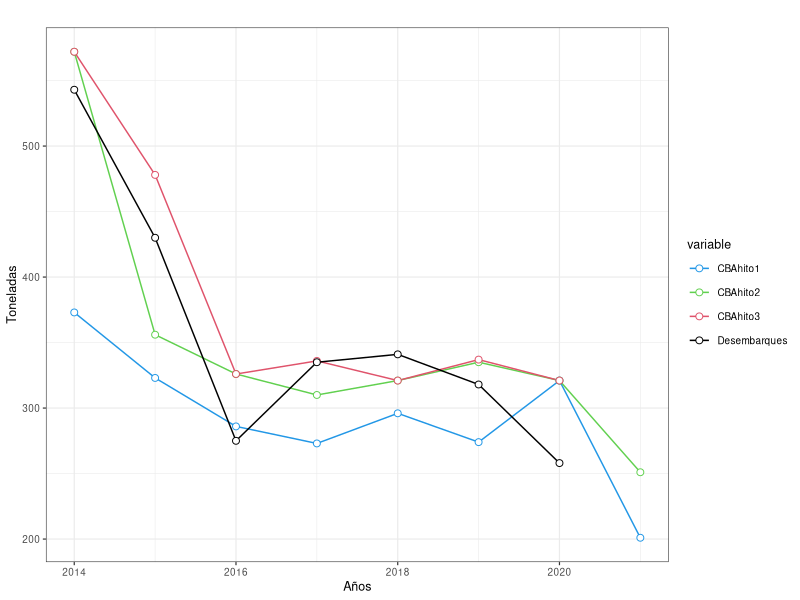
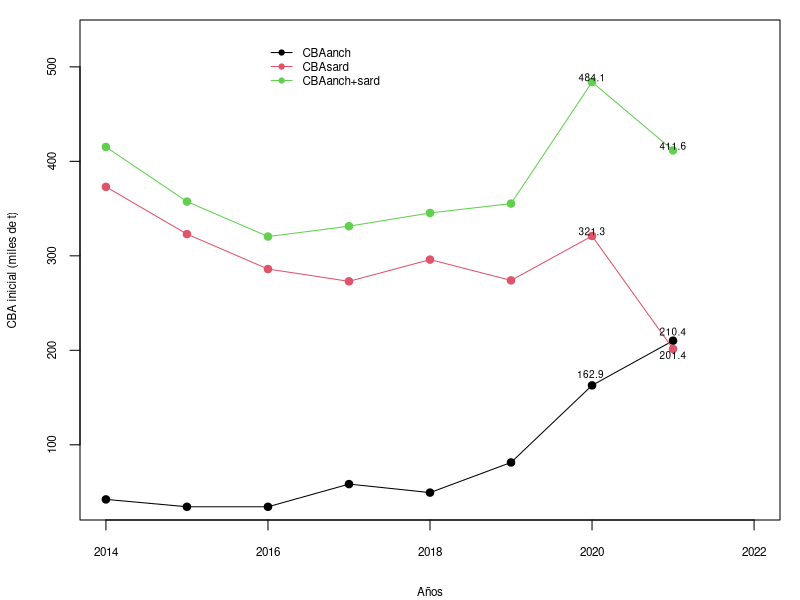
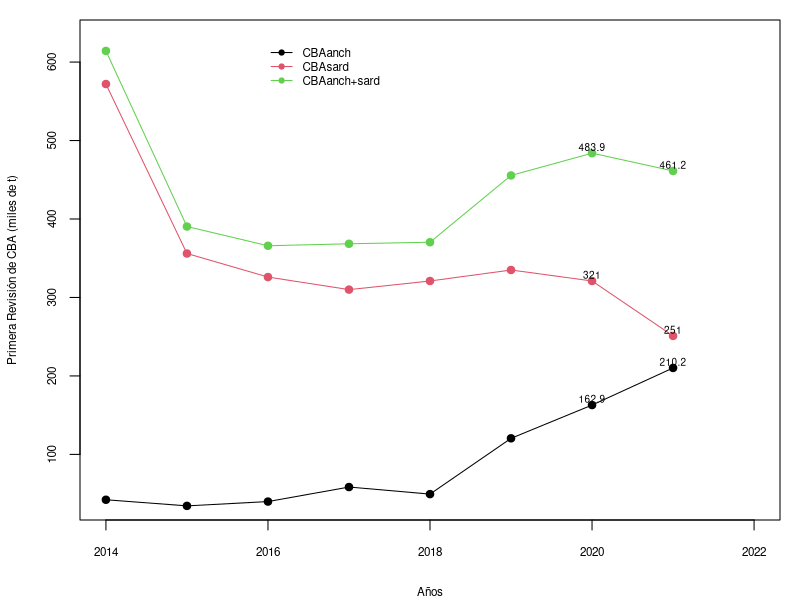
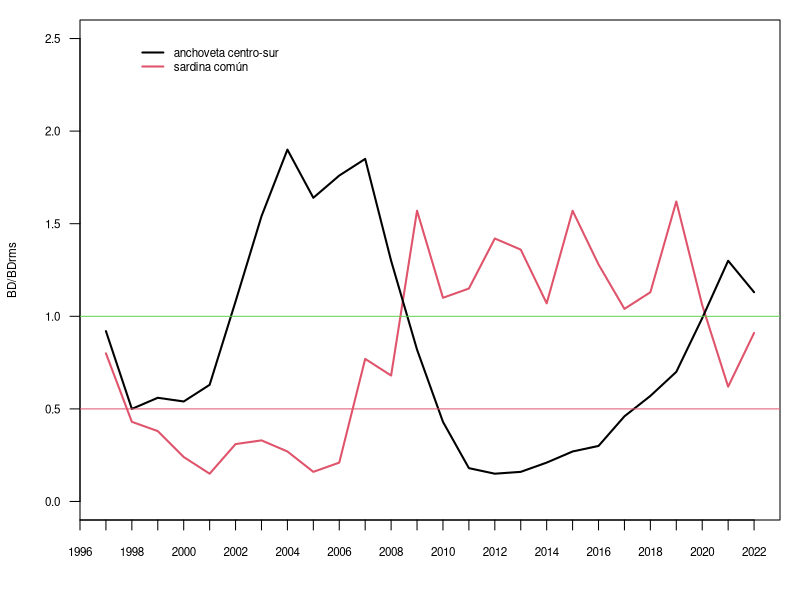

Generate these figures, in order, with R:
## ---- chunk 1
library(stringr)
library(lattice)
library(ggplot2)
library(reshape)
library(dplyr)
library(ggthemes)
library(stringr)
library(knitr)

year<-    c(2014,2015,2016,2017,2018,2019,2020,2021)
CBAhito1<-c(373,323,286,273,296,274,321,201)
CBAhito2<-c(572,356,326,310,321,335,321,251)
CBAhito3<-c(572,478,326,336,321,337,321,NA)
Desembarques <- c(543,430,275,335,341,318,258,NA)


ind           <- cbind(CBAhito1,CBAhito2,CBAhito3,Desembarques) 
data          <- data.frame(ind) %>% mutate (Asesoria='data')%>% mutate (yrs= year)%>%melt(id.var=c('yrs', 'Asesoria'))

f1 <- ggplot(data, aes(yrs,value,colour=variable))+ geom_line()+ geom_point( size=2, shape=21, fill="white") + 
      labs(x = 'Años', y = 'Toneladas')  +
      scale_colour_manual(values=c(4,3,2,1))+
      theme_bw(base_size=9) + 
      ggtitle('')+
      theme(plot.title = element_text(hjust = 0.5))
f1

## ---- chunk 2
year<-seq(2014,2021,1)
CBAanch<-c(42.2,34.4,34.4,58.4,49.4,81.3,162.9,210.2)
CBAsard<-c(373,323,286,273,296,274,321,201.4)
CBAmixta<-rowSums(cbind(CBAanch,CBAsard))

par(mfrow=c(1,1),mar=c(4,4,1,1))
plot(year,CBAanch,type="o",ylim=c(40,530),xlim=c(2014,2022),pch=19,ylab="CBA inicial (miles de t)",xlab="Años",cex.lab=0.7,cex.axis=0.7)
lines(year,CBAsard,col=2,type="o",pch=19)
lines(year,CBAmixta,col=3,type="o",pch=19)
text(c(rep(2020,3),rep(2021,3)),c(170,321,483.9,215,190,411.6)+5,c("162.9 ","321.3","484.1","210.4","201.4","411.6"),cex=0.6)
legend(2016,530,c("CBAanch","CBAsard","CBAanch+sard"),col=c(1,2,3),lwd=1,pch=19,cex=0.7,bty="n")
## ---- chunk 3
year<-seq(2014,2021,1)
CBAanch<-c(42.2,34.4,39.9,58.4,49.4,120.5,162.9,210.2)
CBAsard<-c(572,356,326,310,321,335,321,251)
CBAmixta2<-rowSums(cbind(CBAanch,CBAsard))

par(mfrow=c(1,1),mar=c(4,4,1,1))
plot(year,CBAanch,type="o",ylim=c(40,630),xlim=c(2014,2022),pch=19,ylab="Primera Revisión de CBA (miles de t)",xlab="Años",cex.lab=0.7,cex.axis=0.7)
lines(year,CBAsard,col=2,type="o",pch=19)
lines(year,CBAmixta2,col=3,type="o",pch=19)
text(c(rep(2020,3),rep(2021,3)),c(CBAsard[7],CBAanch[7],CBAmixta2[7],CBAsard[8],CBAanch[8],CBAmixta2[8])+8,c(CBAsard[7],CBAanch[7],CBAmixta2[7],CBAsard[8],CBAanch[8],CBAmixta2[8]),cex=0.6)
legend(2016,630,c("CBAanch","CBAsard","CBAanch+sard"),col=c(1,2,3),lwd=1,pch=19,cex=0.7,bty="n")
## ---- chunk 4

years1<-seq(1997,2022,1)


rpr_sard<-c(0.80,0.43,0.38,0.24,0.15,0.31,0.33,0.27,0.16,0.21,0.77,0.68,1.57,1.10,1.15,1.42,1.36,1.07,1.57,1.28,1.04,1.13,1.62,1.06,0.62,0.91)

rpr_anch<-c(0.92,0.50,0.56,0.54,0.63,1.08,1.54,1.90,1.64,1.76,1.85,1.30,0.82,0.43,0.18,0.15,0.16,0.21,0.27,0.30,0.46,0.57,0.7,0.99,1.30,1.13)

par(mfrow=c(1,1),mar=c(4,4,1,1))
plot(years1,rpr_sard,type="l",ylab="BD/BDrms",xlab="",ylim=c(0,2.5),xaxp=c(1990,2022,32),las=1,lwd=2,cex.lab=0.7,cex.axis=0.7,col=2)

lines(years1,rpr_anch,col=1,lwd=2)
#points(2020,1.02,pch=19,cex=1,col=1)
#text(2020,0.9,"2020",cex=0.8)
abline(h=c(1,0.5),col=c(3,2))
legend(1998,2.5,c("anchoveta centro-sur","sardina común"),col=c(1,2),lwd=c(2,2),bty="n",cex=0.7)
